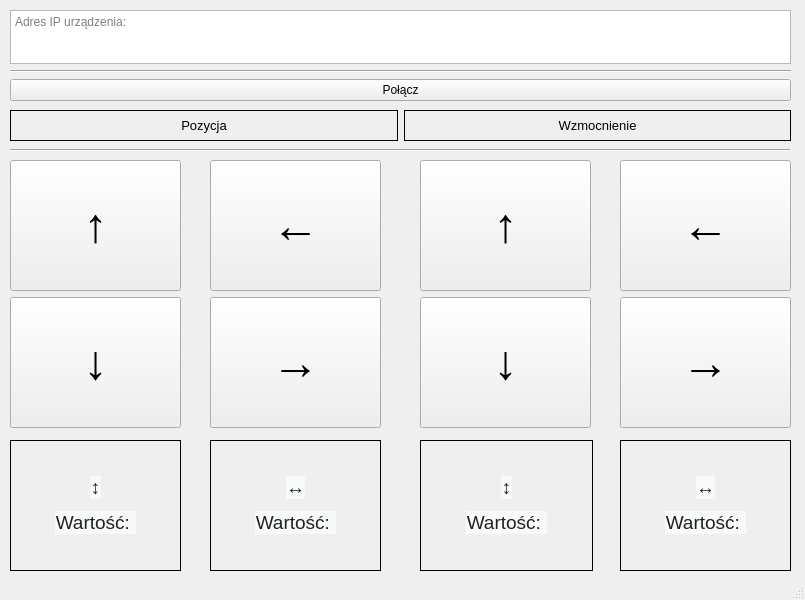
<?xml version="1.0" encoding="UTF-8"?>
<ui version="4.0">
 <class>MainWindow</class>
 <widget class="QMainWindow" name="MainWindow">
  <property name="geometry">
   <rect>
    <x>0</x>
    <y>0</y>
    <width>805</width>
    <height>600</height>
   </rect>
  </property>
  <property name="minimumSize">
   <size>
    <width>805</width>
    <height>600</height>
   </size>
  </property>
  <property name="maximumSize">
   <size>
    <width>805</width>
    <height>600</height>
   </size>
  </property>
  <property name="windowTitle">
   <string>SIX SIGMA pyQt-scope-control</string>
  </property>
  <widget class="QWidget" name="centralwidget">
   <widget class="QWidget" name="verticalLayoutWidget">
    <property name="geometry">
     <rect>
      <x>10</x>
      <y>10</y>
      <width>781</width>
      <height>91</height>
     </rect>
    </property>
    <layout class="QVBoxLayout" name="verticalLayoutTop">
     <item>
      <widget class="QTextEdit" name="textEditIP">
       <property name="enabled">
        <bool>true</bool>
       </property>
       <property name="acceptDrops">
        <bool>false</bool>
       </property>
       <property name="placeholderText">
        <string>Adres IP urządzenia:</string>
       </property>
      </widget>
     </item>
     <item>
      <widget class="Line" name="line_2">
       <property name="orientation">
        <enum>Qt::Horizontal</enum>
       </property>
      </widget>
     </item>
     <item>
      <widget class="QPushButton" name="pushButtonConnect">
       <property name="text">
        <string>Połącz</string>
       </property>
       <property name="checkable">
        <bool>true</bool>
       </property>
      </widget>
     </item>
    </layout>
   </widget>
   <widget class="QWidget" name="verticalLayoutWidget_2">
    <property name="geometry">
     <rect>
      <x>10</x>
      <y>440</y>
      <width>171</width>
      <height>131</height>
     </rect>
    </property>
    <property name="font">
     <font>
      <pointsize>14</pointsize>
     </font>
    </property>
    <layout class="QVBoxLayout" name="verticalLayoutBottomFarLeft">
     <item>
      <widget class="QLabel" name="labelVerticalOffsetValue">
       <property name="font">
        <font>
         <pointsize>14</pointsize>
        </font>
       </property>
       <property name="frameShape">
        <enum>QFrame::Box</enum>
       </property>
       <property name="frameShadow">
        <enum>QFrame::Plain</enum>
       </property>
       <property name="text">
        <string>&lt;html&gt;&lt;head/&gt;&lt;body&gt;&lt;p&gt;&lt;span style=&quot; font-family:'sans-serif'; color:#202122; background-color:#f8f9fa;&quot;&gt;↕&lt;/span&gt;&lt;/p&gt;&lt;p&gt;&lt;span style=&quot; font-family:'sans-serif'; color:#202122; background-color:#f8f9fa;&quot;&gt;Wartość: &lt;/span&gt;&lt;/p&gt;&lt;/body&gt;&lt;/html&gt;</string>
       </property>
       <property name="alignment">
        <set>Qt::AlignCenter</set>
       </property>
      </widget>
     </item>
    </layout>
   </widget>
   <widget class="QWidget" name="verticalLayoutWidget_3">
    <property name="geometry">
     <rect>
      <x>210</x>
      <y>440</y>
      <width>171</width>
      <height>131</height>
     </rect>
    </property>
    <property name="font">
     <font>
      <pointsize>14</pointsize>
     </font>
    </property>
    <layout class="QVBoxLayout" name="verticalLayoutBottomCenterLeft">
     <item>
      <widget class="QLabel" name="labelHorizontalOffsetValue">
       <property name="font">
        <font>
         <pointsize>14</pointsize>
        </font>
       </property>
       <property name="frameShape">
        <enum>QFrame::Box</enum>
       </property>
       <property name="frameShadow">
        <enum>QFrame::Plain</enum>
       </property>
       <property name="text">
        <string>&lt;html&gt;&lt;head/&gt;&lt;body&gt;&lt;p&gt;&lt;span style=&quot; font-family:'sans-serif'; color:#202122; background-color:#f8f9fa;&quot;&gt;↔&lt;/span&gt;&lt;/p&gt;&lt;p&gt;&lt;span style=&quot; font-family:'sans-serif'; color:#202122; background-color:#f8f9fa;&quot;&gt;Wartość: &lt;/span&gt;&lt;/p&gt;&lt;/body&gt;&lt;/html&gt;</string>
       </property>
       <property name="alignment">
        <set>Qt::AlignCenter</set>
       </property>
      </widget>
     </item>
    </layout>
   </widget>
   <widget class="QWidget" name="verticalLayoutWidget_4">
    <property name="geometry">
     <rect>
      <x>420</x>
      <y>440</y>
      <width>173</width>
      <height>131</height>
     </rect>
    </property>
    <property name="font">
     <font>
      <pointsize>14</pointsize>
     </font>
    </property>
    <layout class="QVBoxLayout" name="verticalLayoutBottomCenterRight">
     <item>
      <widget class="QLabel" name="labelVerticalAmplificationValue">
       <property name="font">
        <font>
         <pointsize>14</pointsize>
        </font>
       </property>
       <property name="frameShape">
        <enum>QFrame::Box</enum>
       </property>
       <property name="frameShadow">
        <enum>QFrame::Plain</enum>
       </property>
       <property name="text">
        <string>&lt;html&gt;&lt;head/&gt;&lt;body&gt;&lt;p&gt;&lt;span style=&quot; font-family:'sans-serif'; color:#202122; background-color:#f8f9fa;&quot;&gt;↕&lt;/span&gt;&lt;/p&gt;&lt;p&gt;&lt;span style=&quot; font-family:'sans-serif'; color:#202122; background-color:#f8f9fa;&quot;&gt;Wartość: &lt;/span&gt;&lt;/p&gt;&lt;/body&gt;&lt;/html&gt;</string>
       </property>
       <property name="alignment">
        <set>Qt::AlignCenter</set>
       </property>
      </widget>
     </item>
    </layout>
   </widget>
   <widget class="QWidget" name="verticalLayoutWidget_5">
    <property name="geometry">
     <rect>
      <x>620</x>
      <y>440</y>
      <width>171</width>
      <height>131</height>
     </rect>
    </property>
    <property name="font">
     <font>
      <pointsize>14</pointsize>
     </font>
    </property>
    <layout class="QVBoxLayout" name="verticalLayoutBottomFarRight">
     <item>
      <widget class="QLabel" name="labelHorizontalAmplificationValue">
       <property name="font">
        <font>
         <pointsize>14</pointsize>
        </font>
       </property>
       <property name="frameShape">
        <enum>QFrame::Box</enum>
       </property>
       <property name="frameShadow">
        <enum>QFrame::Plain</enum>
       </property>
       <property name="text">
        <string>&lt;!DOCTYPE HTML PUBLIC &quot;-//W3C//DTD HTML 4.0//EN&quot; &quot;http://www.w3.org/TR/REC-html40/strict.dtd&quot;&gt;
&lt;html&gt;&lt;head&gt;&lt;meta name=&quot;qrichtext&quot; content=&quot;1&quot; /&gt;&lt;style type=&quot;text/css&quot;&gt;
p, li { white-space: pre-wrap; }
&lt;/style&gt;&lt;/head&gt;&lt;body style=&quot; font-family:'MS Shell Dlg 2'; font-size:14pt; font-weight:400; font-style:normal;&quot;&gt;
&lt;p style=&quot; margin-top:0px; margin-bottom:0px; margin-left:0px; margin-right:0px; -qt-block-indent:0; text-indent:0px;&quot;&gt;&lt;span style=&quot; font-family:'sans-serif'; color:#202122; background-color:#f8f9fa;&quot;&gt;↔&lt;/span&gt;&lt;/p&gt;
&lt;p style=&quot; margin-top:12px; margin-bottom:12px; margin-left:0px; margin-right:0px; -qt-block-indent:0; text-indent:0px;&quot;&gt;&lt;span style=&quot; font-family:'sans-serif'; color:#202122; background-color:#f8f9fa;&quot;&gt;Wartość: &lt;/span&gt;&lt;/p&gt;&lt;/body&gt;&lt;/html&gt;</string>
       </property>
       <property name="alignment">
        <set>Qt::AlignCenter</set>
       </property>
      </widget>
     </item>
    </layout>
   </widget>
   <widget class="QWidget" name="horizontalLayoutWidget">
    <property name="geometry">
     <rect>
      <x>10</x>
      <y>110</y>
      <width>781</width>
      <height>31</height>
     </rect>
    </property>
    <layout class="QHBoxLayout" name="horizontalLayout_2">
     <item>
      <widget class="QLabel" name="labelPosition">
       <property name="font">
        <font>
         <pointsize>10</pointsize>
        </font>
       </property>
       <property name="layoutDirection">
        <enum>Qt::RightToLeft</enum>
       </property>
       <property name="frameShape">
        <enum>QFrame::Box</enum>
       </property>
       <property name="text">
        <string>Pozycja</string>
       </property>
       <property name="alignment">
        <set>Qt::AlignCenter</set>
       </property>
      </widget>
     </item>
     <item>
      <widget class="QLabel" name="labelAmplification">
       <property name="font">
        <font>
         <pointsize>10</pointsize>
        </font>
       </property>
       <property name="frameShape">
        <enum>QFrame::Box</enum>
       </property>
       <property name="text">
        <string>Wzmocnienie</string>
       </property>
       <property name="alignment">
        <set>Qt::AlignCenter</set>
       </property>
      </widget>
     </item>
    </layout>
   </widget>
   <widget class="QPushButton" name="pushButton">
    <property name="geometry">
     <rect>
      <x>10</x>
      <y>297</y>
      <width>171</width>
      <height>131</height>
     </rect>
    </property>
    <property name="font">
     <font>
      <pointsize>36</pointsize>
     </font>
    </property>
    <property name="text">
     <string>↓</string>
    </property>
   </widget>
   <widget class="QPushButton" name="pushButton_2">
    <property name="geometry">
     <rect>
      <x>10</x>
      <y>160</y>
      <width>171</width>
      <height>131</height>
     </rect>
    </property>
    <property name="font">
     <font>
      <pointsize>36</pointsize>
     </font>
    </property>
    <property name="text">
     <string>↑</string>
    </property>
   </widget>
   <widget class="QPushButton" name="pushButton_3">
    <property name="geometry">
     <rect>
      <x>420</x>
      <y>297</y>
      <width>171</width>
      <height>131</height>
     </rect>
    </property>
    <property name="font">
     <font>
      <pointsize>36</pointsize>
     </font>
    </property>
    <property name="text">
     <string>↓</string>
    </property>
   </widget>
   <widget class="QPushButton" name="pushButton_4">
    <property name="geometry">
     <rect>
      <x>420</x>
      <y>160</y>
      <width>171</width>
      <height>131</height>
     </rect>
    </property>
    <property name="font">
     <font>
      <pointsize>36</pointsize>
     </font>
    </property>
    <property name="text">
     <string>↑</string>
    </property>
   </widget>
   <widget class="Line" name="line_3">
    <property name="geometry">
     <rect>
      <x>10</x>
      <y>140</y>
      <width>780</width>
      <height>20</height>
     </rect>
    </property>
    <property name="orientation">
     <enum>Qt::Horizontal</enum>
    </property>
   </widget>
   <widget class="QPushButton" name="pushButton_5">
    <property name="geometry">
     <rect>
      <x>210</x>
      <y>297</y>
      <width>171</width>
      <height>131</height>
     </rect>
    </property>
    <property name="font">
     <font>
      <pointsize>36</pointsize>
     </font>
    </property>
    <property name="text">
     <string>→</string>
    </property>
   </widget>
   <widget class="QPushButton" name="pushButton_6">
    <property name="geometry">
     <rect>
      <x>210</x>
      <y>160</y>
      <width>171</width>
      <height>131</height>
     </rect>
    </property>
    <property name="font">
     <font>
      <pointsize>36</pointsize>
     </font>
    </property>
    <property name="text">
     <string>←</string>
    </property>
   </widget>
   <widget class="QPushButton" name="pushButton_7">
    <property name="geometry">
     <rect>
      <x>620</x>
      <y>297</y>
      <width>171</width>
      <height>131</height>
     </rect>
    </property>
    <property name="font">
     <font>
      <pointsize>36</pointsize>
     </font>
    </property>
    <property name="text">
     <string>→</string>
    </property>
   </widget>
   <widget class="QPushButton" name="pushButton_8">
    <property name="geometry">
     <rect>
      <x>620</x>
      <y>160</y>
      <width>171</width>
      <height>131</height>
     </rect>
    </property>
    <property name="font">
     <font>
      <pointsize>36</pointsize>
     </font>
    </property>
    <property name="text">
     <string>←</string>
    </property>
   </widget>
  </widget>
  <widget class="QStatusBar" name="statusbar"/>
 </widget>
 <resources/>
 <connections/>
</ui>
